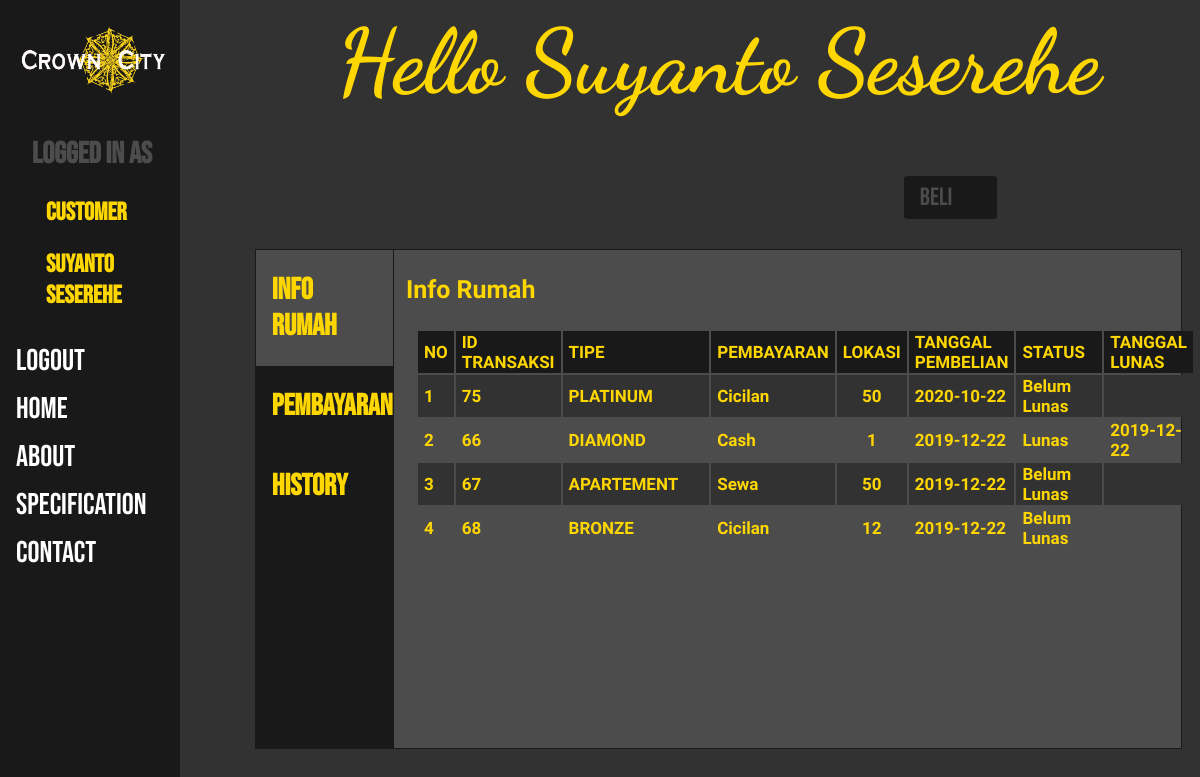
The app's page /customer.php (signed in) with its own data.
### tables this page shows
CREATE TABLE `customer` (
  `id_customer` varchar(15) NOT NULL,
  `password` varchar(15) NOT NULL,
  `nama` varchar(30) NOT NULL,
  `alamat` varchar(50) NOT NULL,
  `no_hp` varchar(13) NOT NULL,
  `email` varchar(20) NOT NULL
);

CREATE TABLE `transaksi` (
  `id_transaksi` int(11) NOT NULL,
  `id_customer` varchar(15) NOT NULL,
  `id_admin` varchar(15) DEFAULT NULL,
  `id_perumahan` varchar(11) NOT NULL,
  `status_pembayaran` varchar(11) NOT NULL,
  `tipe_pembayaran` varchar(10) NOT NULL,
  `tgl_lunas` date DEFAULT NULL,
  `tgl_pembelian` date NOT NULL,
  `nomor` int(11) NOT NULL
);

### customer.php (the view, shortened to what this page needs)
<html>
<link rel="stylesheet" type="text/css" href="style.css">
<head>
</head>
<body>
	<div class="sidebar">
		<a href="home.php"><img width="100%" src="logonama.png"></a>
		<?php
		if (isset($_SESSION['status'])) {
			if ($_SESSION['status']=="admin") {
				?>
				<a href="admin.php">
				<h2 style="font-size: 30px;">Logged in As</h2>
				<h2 style="padding: 0px 8px 0px 30px;color: #ffd700;">Admin</h2>
				<h2 style="padding: 0px 8px 0px 30px;color: #ffd700;"><?php echo $_SESSION['nama'] ?></h2>
				</a>
				<a href="process_logout.php">Logout</a>
				<?php
			}elseif ($_SESSION['status']=="customer") {
				?>
				<a href="customer.php">
				<h2 style="font-size: 30px;">Logged in As</h2>
				<h2 style="padding: 0px 8px 0px 30px;color: #ffd700;">Customer</h2>
				<h2 style="padding: 0px 8px 0px 30px;color: #ffd700;"><?php echo $_SESSION['nama'] ?></h2>
				</a>
				<a href="process_logout.php">Logout</a>
				<?php
			}
		}
		else {
		 	?>
			<a href="login.php">Login</a>
		 	<?php
		 }
		 ?>
		<a href="home.php">Home</a>
		<a href="about.php">About</a>
		<a href="specification.php">Specification</a>
		<a href="contact.php">Contact</a>
	</div>
	<?php
	include 'koneksi.php';
	$id = $_SESSION['id'];
	$data = mysqli_query($koneksi,"select * from customer where id_customer = '$id'");
	$data = mysqli_fetch_array($data);
	 ?>
	<div class="main">
		<h1 class="judul_menu">Hello <?php echo $data['nama']; ?></h1>
		<a class="beli" href="beli.php">Beli</a>
		<div class="tab">
		  <button class="tablinks" onclick="openTab(event, 'rumah')" id="defaultOpen"><h3>Info Rumah</h3></button>
		  <button class="tablinks" onclick="openTab(event, 'pembayaran')"><h3>Pembayaran</h3></button>
		  <button class="tablinks" onclick="openTab(event, 'history')"><h3>History</h3></button>
		</div>
		<div id="rumah" class="tabcontent">
		  <h3>Info Rumah</h3>
		  	<?php
		  	$id=$_SESSION['id'];
		  	$transaksi = mysqli_query($koneksi,"SELECT * FROM transaksi WHERE id_customer = '$id' ORDER BY tgl_pembelian DESC");
		  	$jmlh_transaksi = mysqli_num_rows($transaksi);
		  	if ($jmlh_transaksi !=0 ) {
		  	 ?>
		  <table>
		  	<tr style="background: #191919; text-align: left;">
		  		<td><h4>NO</h4></td>
		  		<td width="200"><h4>ID TRANSAKSI</h4></td>
		  		<td><h4>TIPE</h4></td>
		  		<td><h4>PEMBAYARAN</h4></td>
		  		<td><h4>LOKASI</h4></td>
		  		<td><h4>TANGGAL PEMBELIAN</h4></td>
		  		<td><h4>STATUS</h4></td>
		  		<td><h4>TANGGAL LUNAS</h4></td>
		  	</tr>
		  	<?php
		  	$no=1;
		  	while ($data_transaksi = mysqli_fetch_array($transaksi)) {
		  		?>
		  	<tr <?php if ($no%2 != 0) {?> style="background: #323232;" <?php } ?>>
		  		<td><h4><?php echo $no; ?></h4></td>
		  		<td><h4><?php echo $data_transaksi['id_transaksi']; ?></h4></td>
		  		<td><h4 style="margin-right: 30px;"><?php echo strtoupper($data_transaksi['id_perumahan']); ?></h4></td>
		  		<td><h4><?php echo ucwords($data_transaksi['tipe_pembayaran']); ?></h4></td>
		  		<td><h4 align="center"><?php echo $data_transaksi['nomor']; ?></h4></td>
		  		<td><h4><?php echo $data_transaksi['tgl_pembelian']; ?></h4></td>
		  		<td><h4 style="margin-right: 30px;"><?php echo ucwords($data_transaksi['status_pembayaran']); ?></h4></td>
		  		<td><h4><?php echo $data_transaksi['tgl_lunas']; ?></h4></td>
		  		<?php $no++; ?>
		  	</tr>
		  		<?php
		  	}
		  	 ?>
		  </table>
		<?php
		  }
		  else{
		  	?>
		  		<h3>Belum ada Pembelian</h3>
		  	<?php
		  }
	  		 ?>
		</div>
	</div>
</body>
</html>

### style.css (style rules this page uses)
.sidebar { height: 100%; width: 15%; position: fixed; z-index: 1; top: 0; left: 0; background-color: #191919; overflow-x: hidden; padding-top: 16px; }
.sidebar a { padding: 6px 8px 6px 16px; text-decoration: none; font-size: 30px; color: white; display: block; font-family: 'bebas neue' }
.sidebar h2 { padding: 0px 8px 0px 16px; font-size: 25px;color: #4c4c4c; font-family: 'bebas neue'; }
.main { margin-left: 20%; padding: 0px 10px; }
h1 { color: #ffd700; font-family: 'noto sans'; }
body { background-color: #323232; }
h3 { color: #ffd700; font-family: 'solway'; }
h4 { color: #ffd700; font-family: 'solway'; margin-left: 30px; }
h2 { color: #ffd700; font-size: 40px; font-family: 'noto sans'; }
.beli { padding: 6px 8px 6px 16px; text-decoration: none; font-size: 25px; color: #4c4c4c; display: block; background: #191919; font-family: 'bebas neue'; margin-left: 70%; margin-right: 20%; border-radius: 5%; }
* { box-sizing: border-box }
.tab { margin-top: 30px; float: left; border: 1px solid #191919; background-color: #191919; width: 15%; height: 500px; }
.tab button { display: block; background-color: inherit; color: #191919; padding: 22px 16px; width: 100%; border: none; outline: none; text-align: left; cursor: pointer; transition: 0.3s; }
.tab button.active { background-color: #4c4c4c; }
.tab h3 { font-size: 30px; margin: 0px; font-family: 'bebas neue'; }
.tabcontent { margin-top: 30px; float: left; padding: 0px 12px; background-color: #4c4c4c; border: 1px solid #191919; width: 85%; border-left: none; height: 500px; }
.tabcontent table { border : 0; margin-left: 10px; align-items: center; }
.tabcontent h4 { font-size: 17px; margin: 0px 5px 0px 5px; }
.tabcontent h3 { font-size: 25px; }
.judul_menu { font-size: 90px; color: #ffd700; font-family: 'Dancing Script'; text-align: center; }

### records on screen
customer: nama "Suyanto Seserehe"
transaksi: id_transaksi "75", id_perumahan "PLATINUM", tipe_pembayaran "Cicilan", nomor "50", tgl_pembelian "2020-10-22", status_pembayaran "Belum Lunas"
transaksi: id_transaksi "66", id_perumahan "DIAMOND", tipe_pembayaran "Cash", nomor "1", tgl_pembelian "2019-12-22", status_pembayaran "Lunas", tgl_lunas "2019-12-22"
transaksi: id_transaksi "67", id_perumahan "APARTEMENT", tipe_pembayaran "Sewa", nomor "50", tgl_pembelian "2019-12-22", status_pembayaran "Belum Lunas"
transaksi: id_transaksi "68", id_perumahan "BRONZE", tipe_pembayaran "Cicilan", nomor "12", tgl_pembelian "2019-12-22", status_pembayaran "Belum Lunas"

### other values on screen
$_SESSION['nama'] "Suyanto Seserehe"
